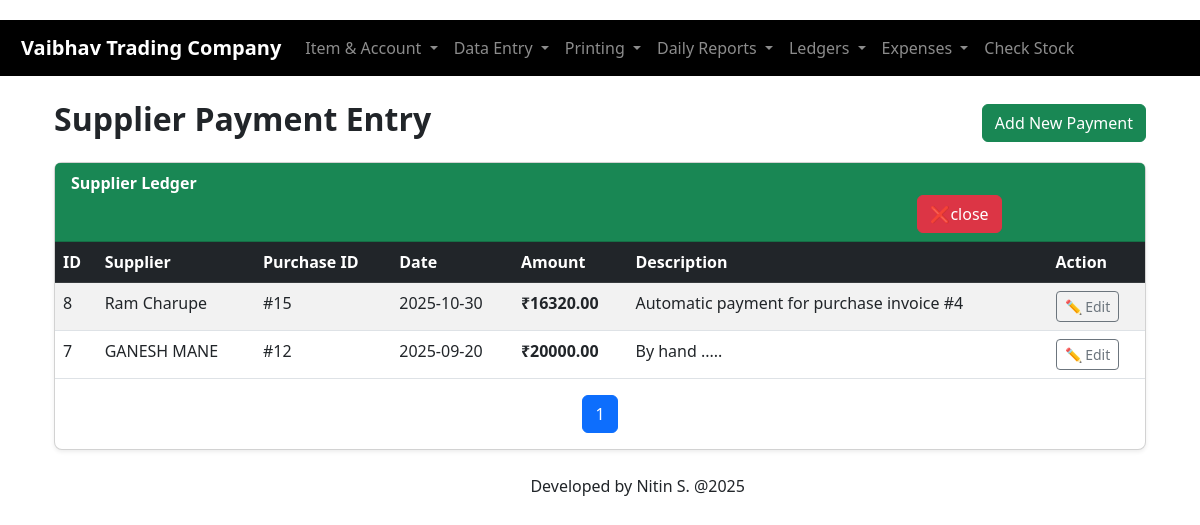
The page /blue-code/supplier_payment.php on the database its author committed.
### tables this page shows
CREATE TABLE `supplier_payments` (
  `id` int(11) NOT NULL,
  `supplier_id` int(11) NOT NULL,
  `purchase_id` int(11) DEFAULT NULL,
  `payment_date` date DEFAULT NULL,
  `amount` decimal(10,2) DEFAULT NULL,
  `description` text DEFAULT NULL,
  `created_at` timestamp NOT NULL DEFAULT current_timestamp()
);

CREATE TABLE `accounts` (
  `id` int(11) NOT NULL,
  `name` varchar(255) NOT NULL,
  `type` enum('customer','supplier','other') NOT NULL DEFAULT 'other',
  `phone` varchar(50) DEFAULT NULL,
  `email` varchar(100) DEFAULT NULL,
  `address` text DEFAULT NULL,
  `created_at` timestamp NOT NULL DEFAULT current_timestamp()
);

### blue-code/supplier_payment.php (the view, shortened to what this page needs)
<?php
include 'db.php';
include 'header.php';
$action = $_GET['action'] ?? '';
$stmt = $conn->prepare("SELECT id, name FROM accounts WHERE type='supplier' ORDER BY name ASC");
$stmt->execute();
$suppliers = $stmt->get_result();
$payment = [];
$limit = 10;
$page = max(1, intval($_GET['page'] ?? 1));
$offset = ($page - 1) * $limit;
$stmt = $conn->prepare("SELECT COUNT(*) as total FROM supplier_payments");
$stmt->execute();
$total_rows = $stmt->get_result()->fetch_assoc()['total'];
$total_pages = ceil($total_rows / $limit);
?>
<!DOCTYPE html>
<html lang="en">
<head>
    <link href="https://cdn.jsdelivr.net/npm/bootstrap@5.3.0/dist/css/bootstrap.min.css" rel="stylesheet">
</head>
<body>
<div class="container my-4">
    <div class="d-flex justify-content-between align-items-center mb-3">
        <h2 class="fw-bold">Supplier Payment Entry</h2>
        <a href="supplier_payment.php?action=add" class="btn btn-success">
            <i class="bi bi-plus-circle"></i> Add New Payment
        </a>
    </div>
    <?php if ($action === 'add' || $action === 'edit'): ?>
    <div class="card shadow-sm p-4 rounded-3">
        <form method="POST" class="row g-3" action="supplier_payment.php?action=<?= $action ?>&id=<?= $action === 'edit' ? $id : '' ?>">
            <div class="col-md-6">
                <label class="form-label fw-semibold">Supplier</label>
                <select name="supplier_id" id="supplier_id" class="form-select" required>
                    <option value="">Select Supplier</option>
                    <?php
                    $suppliers->data_seek(0);
                    while ($row = $suppliers->fetch_assoc()) {
                        $selected = ($action === 'edit' && $row['id'] == $payment['supplier_id']) ? 'selected' : '';
                        echo "<option value='{$row['id']}' $selected>{$row['name']}</option>";
                    }
                    ?>
                </select>
            </div>
            <div class="col-md-6">
                <label class="form-label fw-semibold">Linked Purchase (Optional)</label>
                <select name="purchase_id" id="purchase_id" class="form-select">
                    <option value="">None</option>
                    <?php if ($action === 'edit' && $payment['purchase_id']) {
                        $stmt = $conn->prepare("SELECT id, invoice_number FROM purchases WHERE id = ?");
                        $stmt->bind_param("i", $payment['purchase_id']);
                        $stmt->execute();
                        $purchase = $stmt->get_result()->fetch_assoc();
                        echo "<option value='{$purchase['id']}' selected>#{$purchase['invoice_number']}</option>";
                        $stmt->close();
                    } ?>
                </select>
            </div>
            <div class="col-md-4">
                <label class="form-label fw-semibold">Payment Date</label>
                <input type="date" name="payment_date" class="form-control" required value="<?= $action === 'edit' ? $payment['payment_date'] : date('Y-m-d') ?>">
            </div>
            <div class="col-md-4">
                <label class="form-label fw-semibold">Amount</label>
                <input type="number" step="0.01" name="amount" class="form-control" placeholder="Enter amount" required value="<?= $action === 'edit' ? $payment['amount'] : '' ?>">
            </div>
            <div class="col-12">
                <label class="form-label fw-semibold">Description</label>
                <textarea name="description" class="form-control" rows="3" placeholder="Optional notes..."><?= $action === 'edit' ? htmlspecialchars($payment['description']) : '' ?></textarea>
            </div>
            <div class="col-12 d-flex justify-content-end">
                <button type="submit" class="btn btn-success me-2">
                    <i class="bi bi-save"></i> <?= $action === 'edit' ? 'Update' : 'Save' ?> Payment
                </button>
                <a href="supplier_payment.php" class="btn btn-secondary">
                    <i class="bi bi-x-circle"></i> Cancel
                </a>
            </div>
        </form>
    </div>
    <?php else: ?>
    <div class="card shadow-sm rounded-3">
        <div class="card-header bg-success text-white fw-bold">
            Supplier Ledger
            <a href="index.php" id="cancel" class="btn btn-danger"> ❌close </a>
        </div>
        <div class="table-responsive">
            <table class="table table-striped table-hover mb-0">
                <thead class="table-dark">
                    <tr>
                        <th>ID</th>
                        <th>Supplier</th>
                        <th>Purchase ID</th>
                        <th>Date</th>
                        <th>Amount</th>
                        <th>Description</th>
                        <th>Action</th>
                    </tr>
                </thead>
                <tbody>
                    <?php
                    $stmt = $conn->prepare("SELECT sp.*, a.name as supplier
                                            FROM supplier_payments sp
                                            JOIN accounts a ON sp.supplier_id = a.id
                                            ORDER BY sp.id DESC
                                            LIMIT ? OFFSET ?");
                    $stmt->bind_param("ii", $limit, $offset);
                    $stmt->execute();
                    $result = $stmt->get_result();
                    if ($result->num_rows > 0) {
                        while ($row = $result->fetch_assoc()) {
                            $purchase_info = $row['purchase_id'] ? "#{$row['purchase_id']}" : '-';
                            echo "<tr>
                                <td>{$row['id']}</td>
                                <td>" . htmlspecialchars($row['supplier']) . "</td>
                                <td>$purchase_info</td>
                                <td>{$row['payment_date']}</td>
                                <td class='fw-bold'>₹{$row['amount']}</td>
                                <td>" . htmlspecialchars($row['description']) . "</td>
                                <td>
                                    <a href='supplier_payment.php?action=edit&id={$row['id']}&page=$page' class='btn btn-sm btn-outline-secondary'>✏ Edit</a>
                                </td>
                            </tr>";
                        }
                    } else {
                        echo "<tr><td colspan='7' class='text-center text-muted'>No payments found</td></tr>";
                    }
                    ?>
                </tbody>
            </table>
        </div>
        <nav aria-label="Page navigation">
            <ul class="pagination justify-content-center mt-3">
                <?php for ($i = 1; $i <= $total_pages; $i++) { ?>
                    <li class="page-item <?= $i == $page ? 'active' : '' ?>">
                        <a class="page-link" href="?page=<?= $i ?>"><?= $i ?></a>
                    </li>
                <?php } ?>
            </ul>
        </nav>
    </div>
    <?php endif; ?>
</div>
<?php include 'footer.php'; ?>
</body>
</html>

### blue-code/header.php (style rules this page uses)
body { padding: 20px; }

### blue-code/supplier_payment.php (style rules this page uses)
#cancel { margin-left: 80%; }

### rows shown on the page
supplier_payments: id "8", accounts.name "Ram Charupe", purchase "#15", payment_date "2025-10-30", amount "16320.00", description "Automatic payment for purchase invoice #4"
supplier_payments: id "7", accounts.name "GANESH MANE", purchase "#12", payment_date "2025-09-20", amount "20000.00", description "By hand ....."
